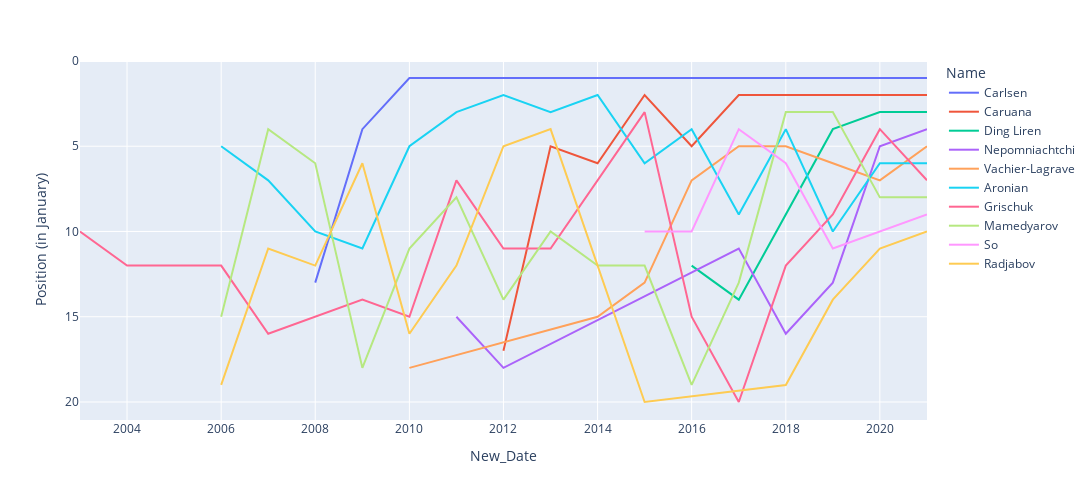

Here is the notebook cell this chart was saved with:
### Code cell
fig = px.line(data_frame=top2, 
       x = 'New_Date', 
       y = 'Position (in January)',
       color = 'Name',
       hover_name='Name', 
       width=1200, height=500,
)
fig.update_yaxes(autorange="reversed")

### Figure 1 — Plotly figure (JSON) as saved in the notebook; plotly's stock layout.template omitted (floating-point values rounded to 4 significant figures)
{"data": [{"hovertemplate": "<b>%{hovertext}</b><br><br>Name=Carlsen<br>New_Date=%{x}<br>Position (in January)=%{y}<extra></extra>", "hovertext": ["Carlsen", "Carlsen", "Carlsen", "Carlsen", "Carlsen", "Carlsen", "Carlsen", "Carlsen", "Carlsen", "Carlsen", "Carlsen", "Carlsen", "Carlsen", "Carlsen"], "legendgroup": "Carlsen", "line": {"color": "#636efa", "dash": "solid"}, "marker": {"symbol": "circle"}, "mode": "lines", "name": "Carlsen", "orientation": "v", "showlegend": true, "type": "scatter", "x": ["2021-01-01T00:00:00", "2020-01-01T00:00:00", "2019-01-01T00:00:00", "2018-01-01T00:00:00", "2017-01-01T00:00:00", "2016-01-01T00:00:00", "2015-01-01T00:00:00", "2014-01-01T00:00:00", "2013-01-01T00:00:00", "2012-01-01T00:00:00", "2011-01-01T00:00:00", "2010-01-01T00:00:00", "2009-01-01T00:00:00", "2008-01-01T00:00:00"], "xaxis": "x", "y": [1, 1, 1, 1, 1, 1, 1, 1, 1, 1, 1, 1, 4, 13], "yaxis": "y"}, {"hovertemplate": "<b>%{hovertext}</b><br><br>Name=Caruana<br>New_Date=%{x}<br>Position (in January)=%{y}<extra></extra>", "hovertext": ["Caruana", "Caruana", "Caruana", "Caruana", "Caruana", "Caruana", "Caruana", "Caruana", "Caruana", "Caruana"], "legendgroup": "Caruana", "line": {"color": "#EF553B", "dash": "solid"}, "marker": {"symbol": "circle"}, "mode": "lines", "name": "Caruana", "orientation": "v", "showlegend": true, "type": "scatter", "x": ["2021-01-01T00:00:00", "2020-01-01T00:00:00", "2019-01-01T00:00:00", "2018-01-01T00:00:00", "2017-01-01T00:00:00", "2016-01-01T00:00:00", "2015-01-01T00:00:00", "2014-01-01T00:00:00", "2013-01-01T00:00:00", "2012-01-01T00:00:00"], "xaxis": "x", "y": [2, 2, 2, 2, 2, 5, 2, 6, 5, 17], "yaxis": "y"}, {"hovertemplate": "<b>%{hovertext}</b><br><br>Name=Ding Liren<br>New_Date=%{x}<br>Position (in January)=%{y}<extra></extra>", "hovertext": ["Ding Liren", "Ding Liren", "Ding Liren", "Ding Liren", "Ding Liren", "Ding Liren"], "legendgroup": "Ding Liren", "line": {"color": "#00cc96", "dash": "solid"}, "marker": {"symbol": "circle"}, "mode": "lines", "name": "Ding Liren", "orientation": "v", "showlegend": true, "type": "scatter", "x": ["2021-01-01T00:00:00", "2020-01-01T00:00:00", "2019-01-01T00:00:00", "2018-01-01T00:00:00", "2017-01-01T00:00:00", "2016-01-01T00:00:00"], "xaxis": "x", "y": [3, 3, 4, 9, 14, 12], "yaxis": "y"}, {"hovertemplate": "<b>%{hovertext}</b><br><br>Name=Nepomniachtchi<br>New_Date=%{x}<br>Position (in January)=%{y}<extra></extra>", "hovertext": ["Nepomniachtchi", "Nepomniachtchi", "Nepomniachtchi", "Nepomniachtchi", "Nepomniachtchi", "Nepomniachtchi", "Nepomniachtchi"], "legendgroup": "Nepomniachtchi", "line": {"color": "#ab63fa", "dash": "solid"}, "marker": {"symbol": "circle"}, "mode": "lines", "name": "Nepomniachtchi", "orientation": "v", "showlegend": true, "type": "scatter", "x": ["2021-01-01T00:00:00", "2020-01-01T00:00:00", "2019-01-01T00:00:00", "2018-01-01T00:00:00", "2017-01-01T00:00:00", "2012-01-01T00:00:00", "2011-01-01T00:00:00"], "xaxis": "x", "y": [4, 5, 13, 16, 11, 18, 15], "yaxis": "y"}, {"hovertemplate": "<b>%{hovertext}</b><br><br>Name=Vachier-Lagrave<br>New_Date=%{x}<br>Position (in January)=%{y}<extra></extra>", "hovertext": ["Vachier-Lagrave", "Vachier-Lagrave", "Vachier-Lagrave", "Vachier-Lagrave", "Vachier-Lagrave", "Vachier-Lagrave", "Vachier-Lagrave", "Vachier-Lagrave", "Vachier-Lagrave"], "legendgroup": "Vachier-Lagrave", "line": {"color": "#FFA15A", "dash": "solid"}, "marker": {"symbol": "circle"}, "mode": "lines", "name": "Vachier-Lagrave", "orientation": "v", "showlegend": true, "type": "scatter", "x": ["2021-01-01T00:00:00", "2020-01-01T00:00:00", "2019-01-01T00:00:00", "2018-01-01T00:00:00", "2017-01-01T00:00:00", "2016-01-01T00:00:00", "2015-01-01T00:00:00", "2014-01-01T00:00:00", "2010-01-01T00:00:00"], "xaxis": "x", "y": [5, 7, 6, 5, 5, 7, 13, 15, 18], "yaxis": "y"}, {"hovertemplate": "<b>%{hovertext}</b><br><br>Name=Aronian<br>New_Date=%{x}<br>Position (in January)=%{y}<extra></extra>", "hovertext": ["Aronian", "Aronian", "Aronian", "Aronian", "Aronian", "Aronian", "Aronian", "Aronian", "Aronian", "Aronian", "Aronian", "Aronian", "Aronian", "Aronian", "Aronian", "Aronian"], "legendgroup": "Aronian", "line": {"color": "#19d3f3", "dash": "solid"}, "marker": {"symbol": "circle"}, "mode": "lines", "name": "Aronian", "orientation": "v", "showlegend": true, "type": "scatter", "x": ["2021-01-01T00:00:00", "2020-01-01T00:00:00", "2019-01-01T00:00:00", "2018-01-01T00:00:00", "2017-01-01T00:00:00", "2016-01-01T00:00:00", "2015-01-01T00:00:00", "2014-01-01T00:00:00", "2013-01-01T00:00:00", "2012-01-01T00:00:00", "2011-01-01T00:00:00", "2010-01-01T00:00:00", "2009-01-01T00:00:00", "2008-01-01T00:00:00", "2007-01-01T00:00:00", "2006-01-01T00:00:00"], "xaxis": "x", "y": [6, 6, 10, 4, 9, 4, 6, 2, 3, 2, 3, 5, 11, 10, 7, 5], "yaxis": "y"}, {"hovertemplate": "<b>%{hovertext}</b><br><br>Name=Grischuk<br>New_Date=%{x}<br>Position (in January)=%{y}<extra></extra>", "hovertext": ["Grischuk", "Grischuk", "Grischuk", "Grischuk", "Grischuk", "Grischuk", "Grischuk", "Grischuk", "Grischuk", "Grischuk", "Grischuk", "Grischuk", "Grischuk", "Grischuk", "Grischuk", "Grischuk", "Grischuk", "Grischuk"], "legendgroup": "Grischuk", "line": {"color": "#FF6692", "dash": "solid"}, "marker": {"symbol": "circle"}, "mode": "lines", "name": "Grischuk", "orientation": "v", "showlegend": true, "type": "scatter", "x": ["2021-01-01T00:00:00", "2020-01-01T00:00:00", "2019-01-01T00:00:00", "2018-01-01T00:00:00", "2017-01-01T00:00:00", "2016-01-01T00:00:00", "2015-01-01T00:00:00", "2014-01-01T00:00:00", "2013-01-01T00:00:00", "2012-01-01T00:00:00", "2011-01-01T00:00:00", "2010-01-01T00:00:00", "2009-01-01T00:00:00", "2007-01-01T00:00:00", "2006-01-01T00:00:00", "2005-01-01T00:00:00", "2004-01-01T00:00:00", "2003-01-01T00:00:00"], "xaxis": "x", "y": [7, 4, 9, 12, 20, 15, 3, 7, 11, 11, 7, 15, 14, 16, 12, 12, 12, 10], "yaxis": "y"}, {"hovertemplate": "<b>%{hovertext}</b><br><br>Name=Mamedyarov<br>New_Date=%{x}<br>Position (in January)=%{y}<extra></extra>", "hovertext": ["Mamedyarov", "Mamedyarov", "Mamedyarov", "Mamedyarov", "Mamedyarov", "Mamedyarov", "Mamedyarov", "Mamedyarov", "Mamedyarov", "Mamedyarov", "Mamedyarov", "Mamedyarov", "Mamedyarov", "Mamedyarov", "Mamedyarov", "Mamedyarov"], "legendgroup": "Mamedyarov", "line": {"color": "#B6E880", "dash": "solid"}, "marker": {"symbol": "circle"}, "mode": "lines", "name": "Mamedyarov", "orientation": "v", "showlegend": true, "type": "scatter", "x": ["2021-01-01T00:00:00", "2020-01-01T00:00:00", "2019-01-01T00:00:00", "2018-01-01T00:00:00", "2017-01-01T00:00:00", "2016-01-01T00:00:00", "2015-01-01T00:00:00", "2014-01-01T00:00:00", "2013-01-01T00:00:00", "2012-01-01T00:00:00", "2011-01-01T00:00:00", "2010-01-01T00:00:00", "2009-01-01T00:00:00", "2008-01-01T00:00:00", "2007-01-01T00:00:00", "2006-01-01T00:00:00"], "xaxis": "x", "y": [8, 8, 3, 3, 13, 19, 12, 12, 10, 14, 8, 11, 18, 6, 4, 15], "yaxis": "y"}, {"hovertemplate": "<b>%{hovertext}</b><br><br>Name=So<br>New_Date=%{x}<br>Position (in January)=%{y}<extra></extra>", "hovertext": ["So", "So", "So", "So", "So", "So", "So"], "legendgroup": "So", "line": {"color": "#FF97FF", "dash": "solid"}, "marker": {"symbol": "circle"}, "mode": "lines", "name": "So", "orientation": "v", "showlegend": true, "type": "scatter", "x": ["2021-01-01T00:00:00", "2020-01-01T00:00:00", "2019-01-01T00:00:00", "2018-01-01T00:00:00", "2017-01-01T00:00:00", "2016-01-01T00:00:00", "2015-01-01T00:00:00"], "xaxis": "x", "y": [9, 10, 11, 6, 4, 10, 10], "yaxis": "y"}, {"hovertemplate": "<b>%{hovertext}</b><br><br>Name=Radjabov<br>New_Date=%{x}<br>Position (in January)=%{y}<extra></extra>", "hovertext": ["Radjabov", "Radjabov", "Radjabov", "Radjabov", "Radjabov", "Radjabov", "Radjabov", "Radjabov", "Radjabov", "Radjabov", "Radjabov", "Radjabov", "Radjabov"], "legendgroup": "Radjabov", "line": {"color": "#FECB52", "dash": "solid"}, "marker": {"symbol": "circle"}, "mode": "lines", "name": "Radjabov", "orientation": "v", "showlegend": true, "type": "scatter", "x": ["2021-01-01T00:00:00", "2020-01-01T00:00:00", "2019-01-01T00:00:00", "2018-01-01T00:00:00", "2015-01-01T00:00:00", "2013-01-01T00:00:00", "2012-01-01T00:00:00", "2011-01-01T00:00:00", "2010-01-01T00:00:00", "2009-01-01T00:00:00", "2008-01-01T00:00:00", "2007-01-01T00:00:00", "2006-01-01T00:00:00"], "xaxis": "x", "y": [10, 11, 14, 19, 20, 4, 5, 12, 16, 6, 12, 11, 19], "yaxis": "y"}], "layout": {"height": 500, "legend": {"title": {"text": "Name"}, "tracegroupgap": 0}, "margin": {"t": 60}, "width": 1200, "xaxis": {"anchor": "y", "domain": [0, 1], "title": {"text": "New_Date"}}, "yaxis": {"anchor": "x", "autorange": "reversed", "domain": [0, 1], "title": {"text": "Position (in January)"}}}}
